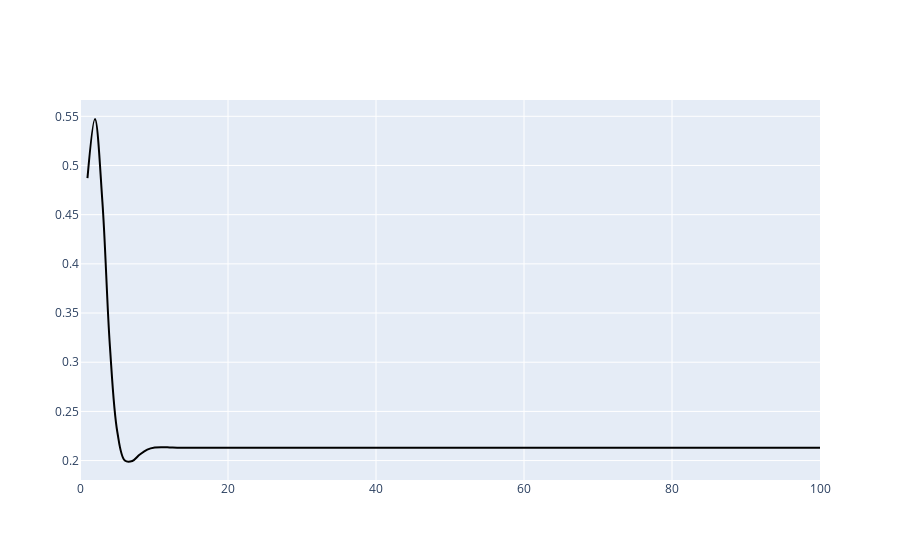

Notebook code for this chart:
### Code cell
i = complex(0, 1)
u0 = 1
w = 1
h = 100
nu = 1
T = 10
L = 100
l = np.linspace(0, L, 100)
k = (1+i)/np.sqrt(2)*np.sqrt(nu*w)
#x = np.linspace(0, h, 100)
#t = np.linspace(0, T, 100)
x = 1
t = 1
# v = u0*(np.tan(k*h)*np.sin(k*x) + np.cos(k*x))*np.exp(-i*w*t)
F = nu*k*u0*np.tan(k*h)*np.exp(-i*w*t) + nu*k*u0/np.sin(k*l)*np.cos(k*x)*np.exp(-i*w*t)

# fig = go.Figure(data=[go.Surface(z=F.real, x=x, y=t)])

# fig.update_layout(title='F')

fig = go.Figure(
    go.Scatter(
        x=l, y=F.real, name="F(l)", line_shape='spline',
        # mode='lines+markers',
        line=dict(color='black')
        )
    )

fig.show()
